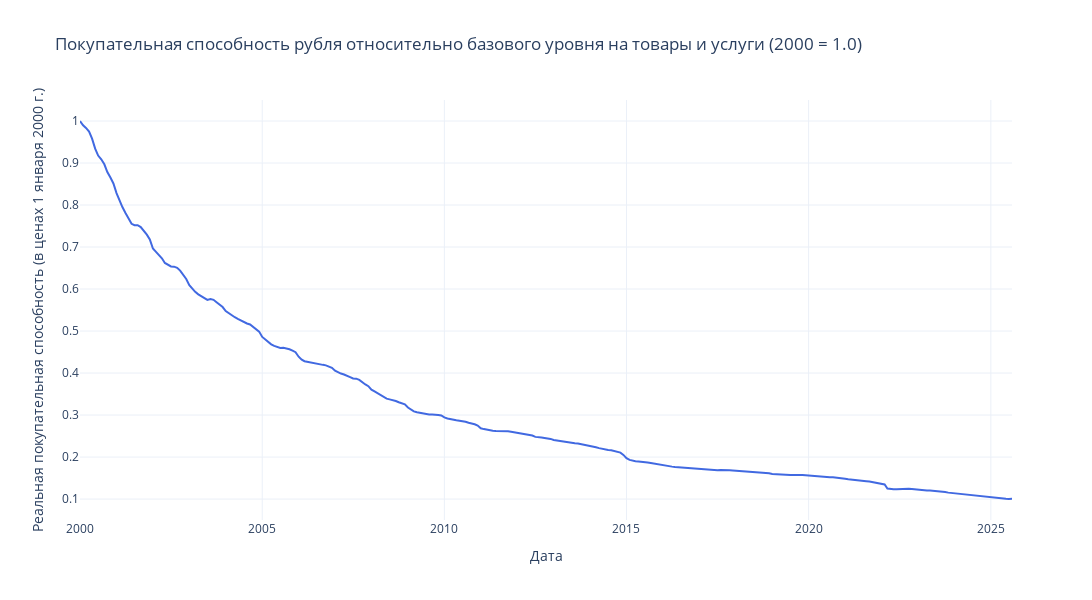

Notebook code cell kept with this figure:
### Code cell
plot_2d_interactive(
    x=df_melted['date'],
    y=df_melted['real_ruble'],
    xlabel="Дата",
    ylabel="Реальная покупательная способность (в ценах 1 января 2000 г.)",
    title="Покупательная способность рубля относительно базового уровня на товары и услуги (2000 = 1.0)"
)

### Figure 1 — Plotly figure (JSON) as saved in the notebook; plotly's stock layout.template omitted (floating-point values rounded to 4 significant figures; data arrays with more than 128 entries replaced by an {"elided": "..."} marker saying what was removed)
{"data": [{"hovertemplate": "Дата: %{x}<br>Значение: %{y:.4f} <extra></extra>", "line": {"color": "royalblue", "width": 2}, "mode": "lines", "x": {"elided": "308 str values"}, "y": {"elided": "308 float values"}, "type": "scatter"}], "layout": {"title": {"text": "Покупательная способность рубля относительно базового уровня на товары и услуги (2000 = 1.0)"}, "xaxis": {"title": {"text": "Дата"}}, "yaxis": {"title": {"text": "Реальная покупательная способность (в ценах 1 января 2000 г.)"}}, "hovermode": "x unified", "width": 1100, "height": 600}}
